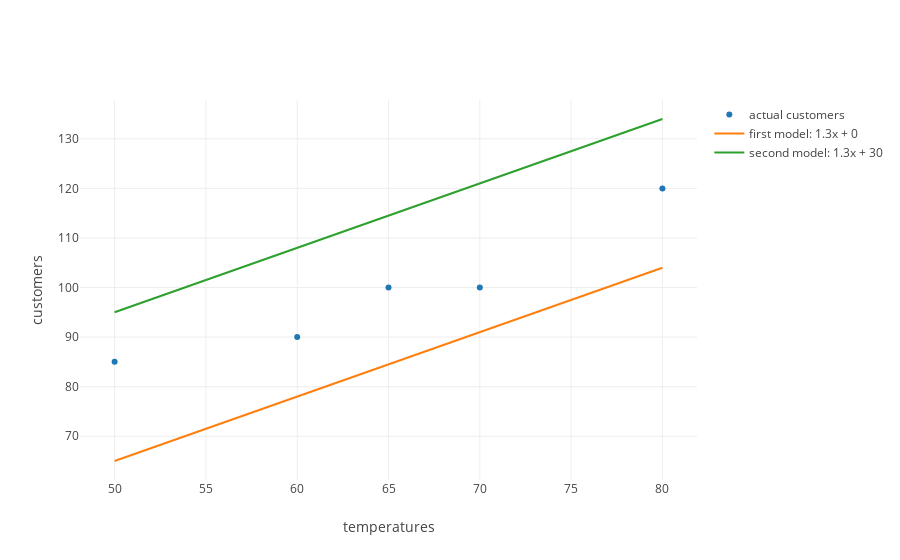

The notebook cell saved with this chart:
### Markdown cell above
Notice that this also affects every other prediction.  Every previous prediction is increased by 30.  So when it's 50 degrees, we go from predicting 65 customers to 95 customers.  And when it's 51 degrees, we go from predicting 68 customers to 98 customers.  

Notice that by adding in our intercept, we changed the general form of our model from $y = mx $ to $y = mx + b$, where b is our intercept.

Let's plot the models $customers=1.3∗temperature + 30 $ and $customers=1.3∗temperature + 0 $ side by side.

### Code cell
temperatures = [50, 55, 60, 65, 70, 75, 80]
predictions = list(map(lambda temperature: 1.3*temperature, temperatures))

trace_without_intercept_value = trace_values(temperatures, predictions, 'lines', name = 'first model: 1.3x + 0')

### Change this code
second_model_predictions = list(map(lambda temperature: 1.3*temperature + 30, temperatures))


trace_with_intercept = trace_values(temperatures, second_model_predictions, 'lines', name = 'second model: 1.3x + 30')
plot([actual_trace, trace_without_intercept_value, trace_with_intercept], layout = layout)

### Figure 1 — Plotly figure (JSON) as saved in the notebook; plotly's stock layout.template omitted (floating-point values rounded to 4 significant figures)
{"data": [{"mode": "markers", "name": "actual customers", "text": [], "type": "scatter", "uid": "80c22e70-55bd-477e-96c7-0461d67e7435", "x": [80, 65, 50, 70, 60], "y": [120, 100, 85, 100, 90]}, {"mode": "lines", "name": "first model: 1.3x + 0", "text": [], "type": "scatter", "uid": "8096e76f-f579-4022-bd14-694dc21d7e85", "x": [50, 55, 60, 65, 70, 75, 80], "y": [65, 71.5, 78, 84.5, 91, 97.5, 104]}, {"mode": "lines", "name": "second model: 1.3x + 30", "text": [], "type": "scatter", "uid": "c55c5545-eebf-487f-be45-4d254e94ae25", "x": [50, 55, 60, 65, 70, 75, 80], "y": [95, 101.5, 108, 114.5, 121, 127.5, 134]}], "layout": {"autosize": true, "xaxis": {"autorange": true, "range": [48.13, 81.87], "title": {"text": "temperatures"}, "type": "linear"}, "yaxis": {"autorange": true, "range": [61.17, 137.8], "title": {"text": "customers"}, "type": "linear"}}}
